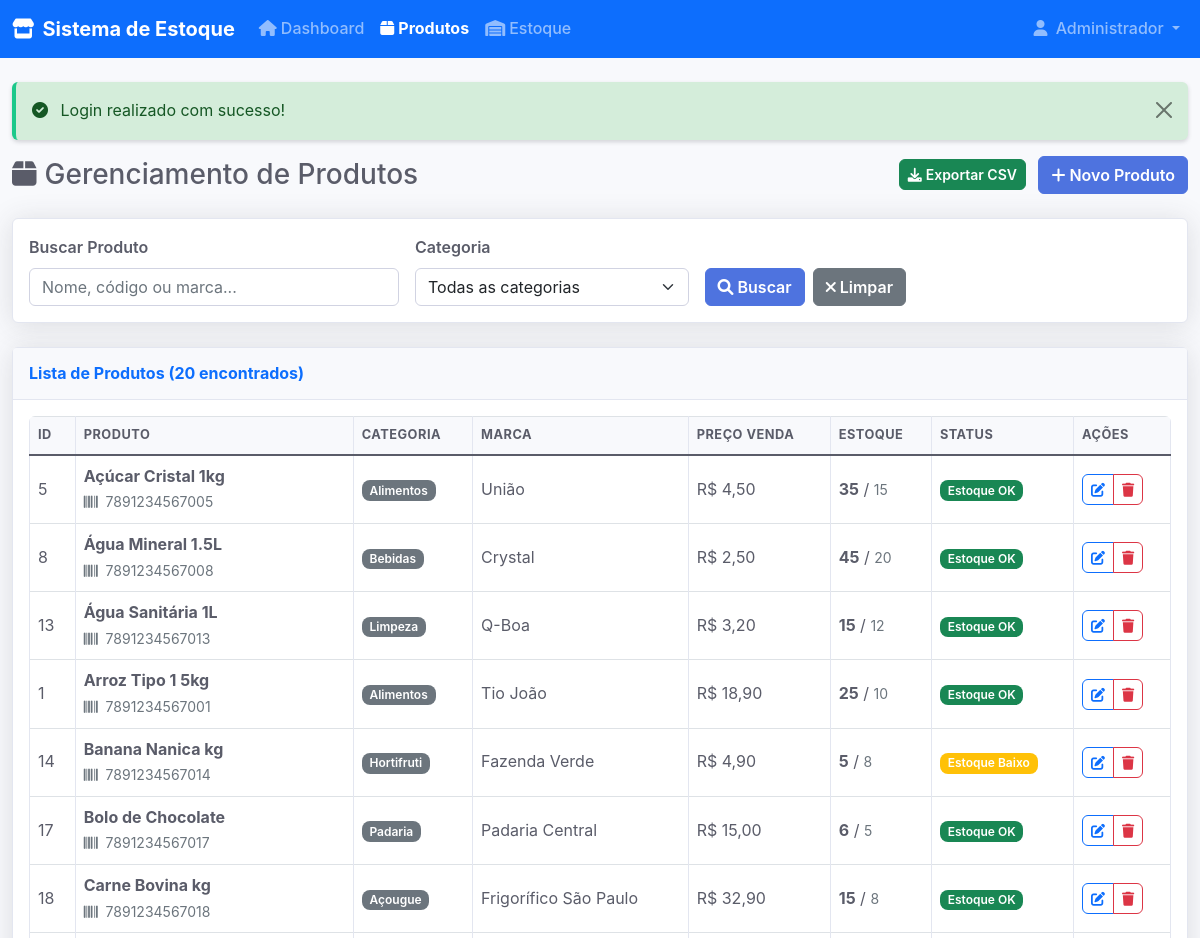
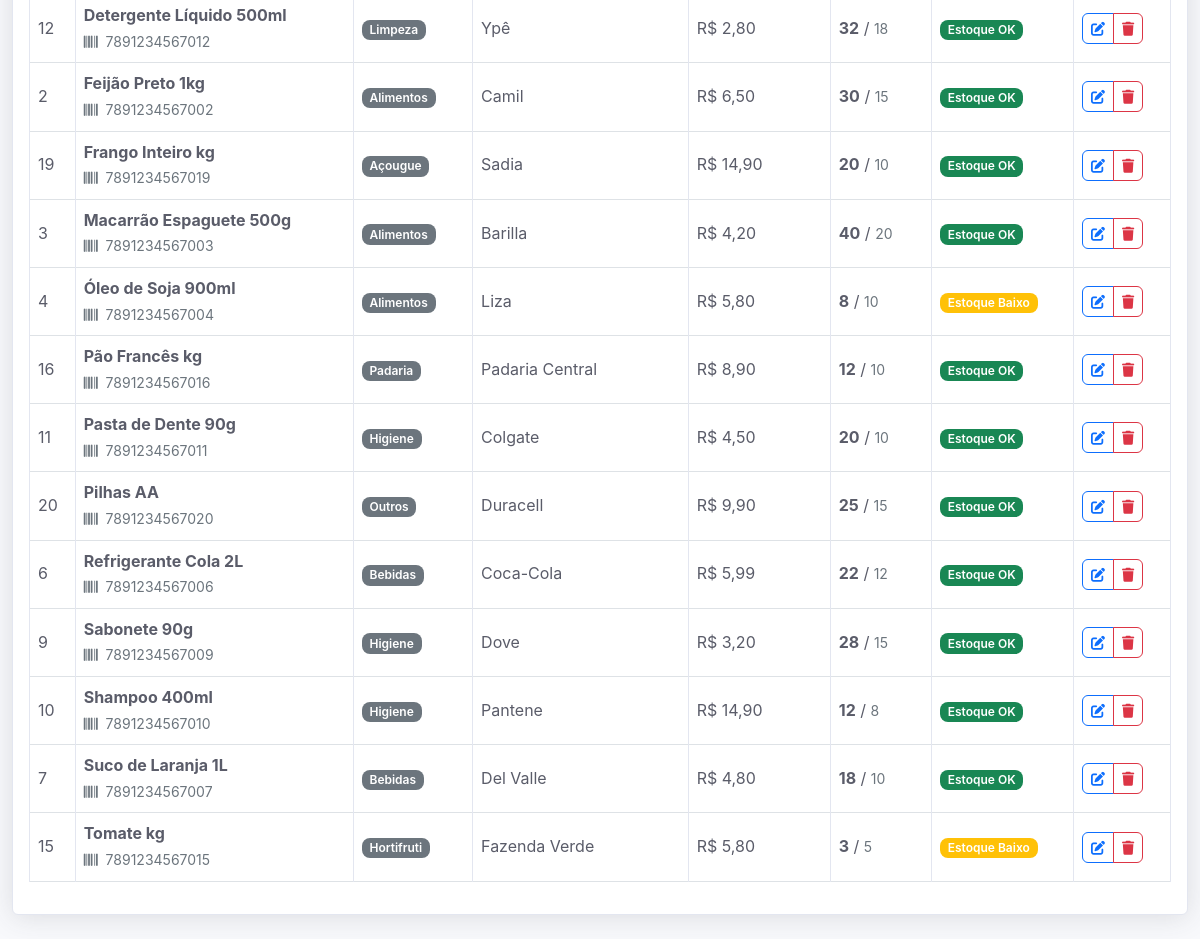
The page /index.php?action=produtos (signed in) on the database its author committed (2 pictures, top to bottom).
### tables this page shows
CREATE TABLE produtos (
    id INT PRIMARY KEY AUTO_INCREMENT,
    nome VARCHAR(100) NOT NULL,
    codigo_barras VARCHAR(50) UNIQUE,
    categoria VARCHAR(50) NOT NULL,
    marca VARCHAR(50),
    preco_custo DECIMAL(10,2),
    preco_venda DECIMAL(10,2),
    estoque_atual INT NOT NULL DEFAULT 0,
    estoque_minimo INT NOT NULL DEFAULT 10,
    data_cadastro DATETIME DEFAULT CURRENT_TIMESTAMP
);

### app/views/produtos/listar.php (the view, shortened to what the rows shown need)
<!DOCTYPE html>
<html lang="pt-BR">
<head>
    <link href="https://cdn.jsdelivr.net/npm/bootstrap@5.1.3/dist/css/bootstrap.min.css" rel="stylesheet">
    <link href="https://cdnjs.cloudflare.com/ajax/libs/font-awesome/6.0.0/css/all.min.css" rel="stylesheet">
    <link href="css/style.css" rel="stylesheet">
</head>
<body>
    <div class="container-fluid mt-4">
        <div class="d-sm-flex align-items-center justify-content-between mb-4">
            <h1 class="h3 mb-0 text-gray-800">
                <i class="fas fa-box me-2"></i>Gerenciamento de Produtos
            </h1>
        </div>
        <div class="card shadow mb-4">
            <div class="card-body">
                <?php if (empty($produtos)): ?>
                    <div class="text-center">
                        <i class="fas fa-inbox fa-3x text-gray-300 mb-3"></i>
                        <p class="text-gray-500">Nenhum produto encontrado.</p>
                        <button type="button" class="btn btn-primary" data-bs-toggle="modal" data-bs-target="#modalProduto">
                            <i class="fas fa-plus me-1"></i>Cadastrar Primeiro Produto
                        </button>
                    </div>
                <?php else: ?>
                    <div class="table-responsive">
                        <table class="table table-bordered" width="100%" cellspacing="0">
                            <thead>
                                <tr>
                                    <th>ID</th>
                                    <th>Produto</th>
                                    <th>Categoria</th>
                                    <th>Marca</th>
                                    <th>Preço Venda</th>
                                    <th>Estoque</th>
                                    <th>Status</th>
                                    <th>Ações</th>
                                </tr>
                            </thead>
                            <tbody>
                                <?php foreach ($produtos as $produto): ?>
                                    <tr>
                                        <td><?= $produto['id'] ?></td>
                                        <td>
                                            <strong><?= htmlspecialchars($produto['nome'], ENT_QUOTES, 'UTF-8') ?></strong>
                                            <?php if (!empty($produto['codigo_barras'])): ?>
                                                <br><small class="text-muted">
                                                    <i class="fas fa-barcode me-1"></i>
                                                    <?= htmlspecialchars($produto['codigo_barras'], ENT_QUOTES, 'UTF-8') ?>
                                                </small>
                                            <?php endif; ?>
                                        </td>
                                        <td>
                                            <span class="badge bg-secondary">
                                                <?= htmlspecialchars($produto['categoria'], ENT_QUOTES, 'UTF-8') ?>
                                            </span>
                                        </td>
                                        <td><?= htmlspecialchars($produto['marca'] ?? '-', ENT_QUOTES, 'UTF-8') ?></td>
                                        <td><?= HomeController::formatarMoeda($produto['preco_venda']) ?></td>
                                        <td>
                                            <span class="fw-bold"><?= $produto['estoque_atual'] ?></span> /
                                            <small class="text-muted"><?= $produto['estoque_minimo'] ?></small>
                                        </td>
                                        <td>
                                            <?php
                                            $statusClass = HomeController::getClasseStatusEstoque($produto);
                                            $statusText = HomeController::getTextoStatusEstoque($produto);
                                            ?>
                                            <span class="badge bg-<?= $statusClass ?>">
                                                <?= $statusText ?>
                                            </span>
                                        </td>
                                        <td>
                                            <div class="btn-group" role="group">
                                                <button type="button" class="btn btn-sm btn-outline-primary"
                                                        onclick="editarProduto(<?= $produto['id'] ?>)"
                                                        title="Editar">
                                                    <i class="fas fa-edit"></i>
                                                </button>
                                                <button type="button" class="btn btn-sm btn-outline-danger"
                                                        onclick="excluirProduto(<?= $produto['id'] ?>, '<?= htmlspecialchars($produto['nome'], ENT_QUOTES, 'UTF-8') ?>')"
                                                        title="Excluir">
                                                    <i class="fas fa-trash"></i>
                                                </button>
                                            </div>
                                        </td>
                                    </tr>
                                <?php endforeach; ?>
                            </tbody>
                        </table>
                    </div>
                <?php endif; ?>
            </div>
        </div>
    </div>
</body>
</html>

### rows shown on the page
produtos: id "5", nome "Açúcar Cristal 1kg", codigo_barras "7891234567005", categoria "Alimentos", marca "União", preco_venda "R$ 4,50", estoque_atual "35", estoque_minimo "15", statusText "Estoque OK"
produtos: id "8", nome "Água Mineral 1.5L", codigo_barras "7891234567008", categoria "Bebidas", marca "Crystal", preco_venda "R$ 2,50", estoque_atual "45", estoque_minimo "20", statusText "Estoque OK"
produtos: id "13", nome "Água Sanitária 1L", codigo_barras "7891234567013", categoria "Limpeza", marca "Q-Boa", preco_venda "R$ 3,20", estoque_atual "15", estoque_minimo "12", statusText "Estoque OK"
produtos: id "1", nome "Arroz Tipo 1 5kg", codigo_barras "7891234567001", categoria "Alimentos", marca "Tio João", preco_venda "R$ 18,90", estoque_atual "25", estoque_minimo "10", statusText "Estoque OK"
produtos: id "14", nome "Banana Nanica kg", codigo_barras "7891234567014", categoria "Hortifruti", marca "Fazenda Verde", preco_venda "R$ 4,90", estoque_atual "5", estoque_minimo "8", statusText "Estoque Baixo"
produtos: id "17", nome "Bolo de Chocolate", codigo_barras "7891234567017", categoria "Padaria", marca "Padaria Central", preco_venda "R$ 15,00", estoque_atual "6", estoque_minimo "5", statusText "Estoque OK"
produtos: id "18", nome "Carne Bovina kg", codigo_barras "7891234567018", categoria "Açougue", marca "Frigorífico São Paulo", preco_venda "R$ 32,90", estoque_atual "15", estoque_minimo "8", statusText "Estoque OK"
produtos: id "12", nome "Detergente Líquido 500ml", codigo_barras "7891234567012", categoria "Limpeza", marca "Ypê", preco_venda "R$ 2,80", estoque_atual "32", estoque_minimo "18", statusText "Estoque OK"
produtos: id "2", nome "Feijão Preto 1kg", codigo_barras "7891234567002", categoria "Alimentos", marca "Camil", preco_venda "R$ 6,50", estoque_atual "30", estoque_minimo "15", statusText "Estoque OK"
produtos: id "19", nome "Frango Inteiro kg", codigo_barras "7891234567019", categoria "Açougue", marca "Sadia", preco_venda "R$ 14,90", estoque_atual "20", estoque_minimo "10", statusText "Estoque OK"
produtos: id "3", nome "Macarrão Espaguete 500g", codigo_barras "7891234567003", categoria "Alimentos", marca "Barilla", preco_venda "R$ 4,20", estoque_atual "40", estoque_minimo "20", statusText "Estoque OK"
produtos: id "4", nome "Óleo de Soja 900ml", codigo_barras "7891234567004", categoria "Alimentos", marca "Liza", preco_venda "R$ 5,80", estoque_atual "8", estoque_minimo "10", statusText "Estoque Baixo"
produtos: id "16", nome "Pão Francês kg", codigo_barras "7891234567016", categoria "Padaria", marca "Padaria Central", preco_venda "R$ 8,90", estoque_atual "12", estoque_minimo "10", statusText "Estoque OK"
produtos: id "11", nome "Pasta de Dente 90g", codigo_barras "7891234567011", categoria "Higiene", marca "Colgate", preco_venda "R$ 4,50", estoque_atual "20", estoque_minimo "10", statusText "Estoque OK"
produtos: id "20", nome "Pilhas AA", codigo_barras "7891234567020", categoria "Outros", marca "Duracell", preco_venda "R$ 9,90", estoque_atual "25", estoque_minimo "15", statusText "Estoque OK"
produtos: id "6", nome "Refrigerante Cola 2L", codigo_barras "7891234567006", categoria "Bebidas", marca "Coca-Cola", preco_venda "R$ 5,99", estoque_atual "22", estoque_minimo "12", statusText "Estoque OK"
produtos: id "9", nome "Sabonete 90g", codigo_barras "7891234567009", categoria "Higiene", marca "Dove", preco_venda "R$ 3,20", estoque_atual "28", estoque_minimo "15", statusText "Estoque OK"
produtos: id "10", nome "Shampoo 400ml", codigo_barras "7891234567010", categoria "Higiene", marca "Pantene", preco_venda "R$ 14,90", estoque_atual "12", estoque_minimo "8", statusText "Estoque OK"
produtos: id "7", nome "Suco de Laranja 1L", codigo_barras "7891234567007", categoria "Bebidas", marca "Del Valle", preco_venda "R$ 4,80", estoque_atual "18", estoque_minimo "10", statusText "Estoque OK"
produtos: id "15", nome "Tomate kg", codigo_barras "7891234567015", categoria "Hortifruti", marca "Fazenda Verde", preco_venda "R$ 5,80", estoque_atual "3", estoque_minimo "5", statusText "Estoque Baixo"

### other values the page prints
LoginController::getUsuarioLogado()['nome'] "Administrador"
$messages['sucesso'] "Login realizado com sucesso!"
count($produtos) "20"
